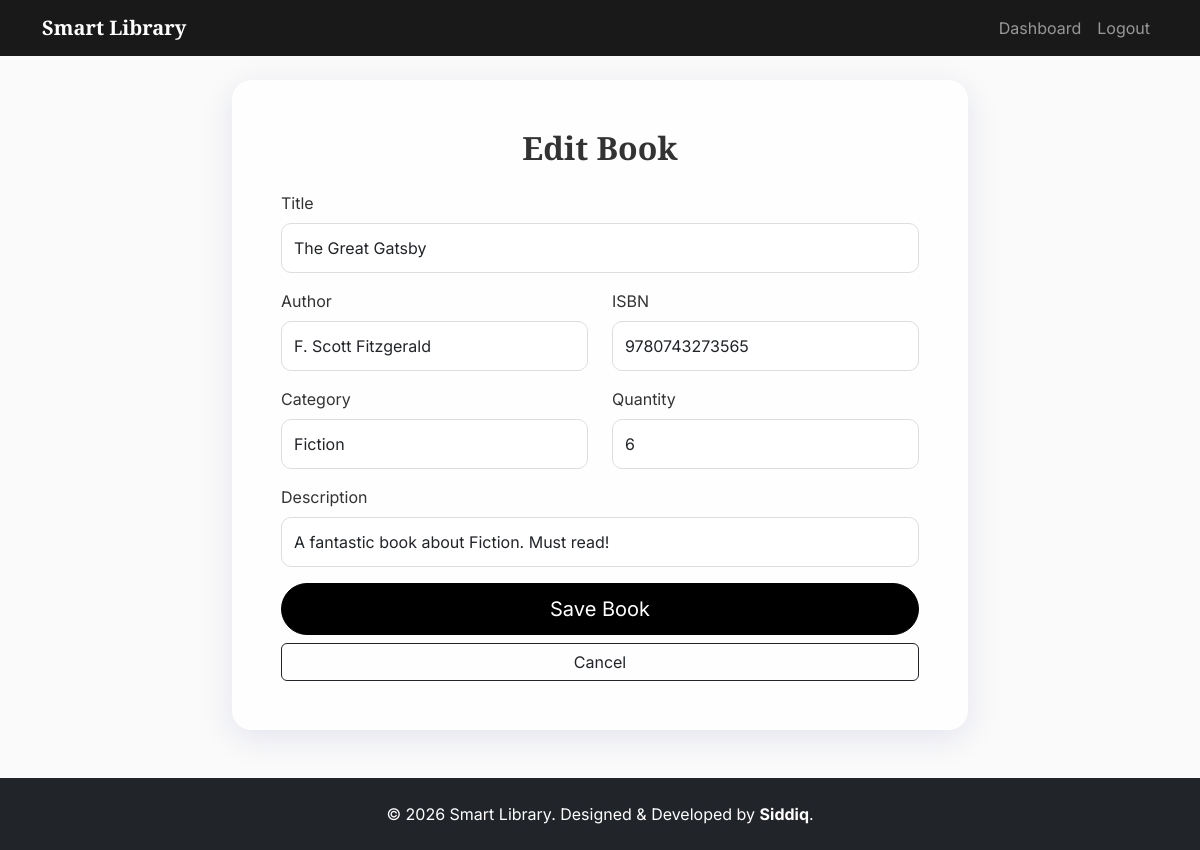
/librarian/books/edit/1 (signed in), run on the app's committed database.
### app/models.py (models this page shows, shortened)
class Book(db.Model):
    id = db.Column(db.Integer, primary_key=True)
    title = db.Column(db.String(200), index=True, nullable=False)
    author = db.Column(db.String(100), index=True, nullable=False)
    isbn = db.Column(db.String(20), unique=True, index=True)
    category = db.Column(db.String(50), index=True)
    language = db.Column(db.String(30))
    publication_year = db.Column(db.Integer)
    publisher = db.Column(db.String(100))
    description = db.Column(db.Text)
    cover_image = db.Column(db.String(200)) # Path to image
    quantity = db.Column(db.Integer, default=1)
    available_count = db.Column(db.Integer, default=1)
    price = db.Column(db.Float, default=0.0) # Purchasing price or Borrow fee
    pages = db.Column(db.Integer)
    average_rating = db.Column(db.Float, default=0.0)
    rating_count = db.Column(db.Integer, default=0)
    seller_id = db.Column(db.Integer, db.ForeignKey('user.id'), nullable=True) # Null if library owned
    created_at = db.Column(db.DateTime, default=datetime.utcnow)
    transactions = db.relationship('Transaction', backref='book', lazy='dynamic')
    reservations = db.relationship('Reservation', backref='book', lazy='dynamic')
    reviews = db.relationship('Review', backref='book', lazy='dynamic')

### app/blueprints/librarian.py (the view, shortened to what this page needs)
@librarian_bp.route('/books/edit/<int:book_id>', methods=['GET', 'POST'])
@login_required
@librarian_required
def edit_book(book_id):
    book = Book.query.get_or_404(book_id)
    form = BookForm(obj=book)
    return render_template('librarian/add_book.html', form=form, title="Edit Book")

### app/forms.py
class BookForm(FlaskForm):
    title = StringField('Title', validators=[DataRequired()])
    author = StringField('Author', validators=[DataRequired()])
    isbn = StringField('ISBN', validators=[DataRequired(), Length(min=10, max=13)])
    category = StringField('Category', validators=[DataRequired()])
    quantity = StringField('Quantity', validators=[DataRequired()])
    description = StringField('Description')
    submit = SubmitField('Save Book')

### app/models.py (called while the page is built)
@login_manager.user_loader
def load_user(user_id):
    return User.query.get(int(user_id))

### app/templates/librarian/add_book.html (shortened to what this page needs)
{% extends "base.html" %}
{% block content %}
<div class="row justify-content-center">
    <div class="col-md-8">
        <div class="glass-card p-5">
            <h2 class="text-center mb-4 font-playfair">{{ title }}</h2>
            <form method="POST">
                <div class="mb-3">
                    {{ form.title.label(class="form-label") }}
                    {{ form.title(class="form-control") }}
                </div>
                <div class="row">
                    <div class="col-md-6 mb-3">
                        {{ form.author.label(class="form-label") }}
                        {{ form.author(class="form-control") }}
                    </div>
                    <div class="col-md-6 mb-3">
                        {{ form.isbn.label(class="form-label") }}
                        {{ form.isbn(class="form-control") }}
                    </div>
                </div>
                <div class="row">
                    <div class="col-md-6 mb-3">
                        {{ form.category.label(class="form-label") }}
                        {{ form.category(class="form-control") }}
                    </div>
                    <div class="col-md-6 mb-3">
                        {{ form.quantity.label(class="form-label") }}
                        {{ form.quantity(class="form-control", type="number") }}
                    </div>
                </div>
                <div class="mb-3">
                    {{ form.description.label(class="form-label") }}
                    {{ form.description(class="form-control", rows=3) }}
                </div>
                <div class="d-grid gap-2">
                    {{ form.submit(class="btn btn-dark btn-lg") }}
                    <a href="{{ url_for('librarian.manage_books') }}" class="btn btn-outline-dark">Cancel</a>
                </div>
            </form>
        </div>
    </div>
</div>
{% endblock %}

### app/static/css/style.css (style rules this page uses)
:root { --font-heading: 'Playfair Display', serif; --font-body: 'Inter', sans-serif; --color-primary: #000000; --color-accent: #C41E3A; --color-bg: #FAFAFA; --glass-bg: rgba(255, 255, 255, 0.7); --glass-border: rgba(255, 255, 255, 0.5); --glass-shadow: 0 8px 32px 0 rgba(31, 38, 135, 0.1); }
body { font-family: var(--font-body); background-color: var(--color-bg); color: #333; min-height: 100vh; }
h1, h2, h3, h4, h5, h6, .font-playfair { font-family: var(--font-heading); font-weight: 700; }
.glass-card { background: var(--glass-bg); backdrop-filter: blur(10px); -webkit-backdrop-filter: blur(10px); border-radius: 20px; border: 1px solid var(--glass-border); box-shadow: var(--glass-shadow); }
.btn-dark { background-color: var(--color-primary); border-color: var(--color-primary); border-radius: 50px; padding: 10px 25px; transition: all 0.3s ease; }
.form-control { background: rgba(255, 255, 255, 0.8); border: 1px solid #ddd; border-radius: 10px; padding: 12px; }

### data on the page
Book: title "The Great Gatsby", author "F. Scott Fitzgerald", isbn "9780743273565", category "Fiction", quantity "6", description "A fantastic book about Fiction. Must read!"

### other printed values
{{ title }} "Edit Book"
